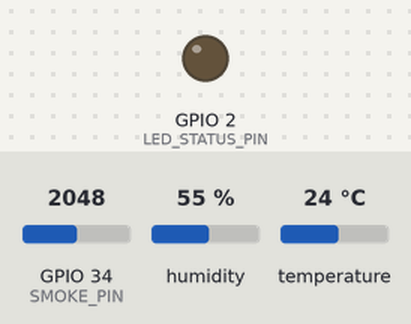
The sketch below on a simulated ESP32. Parts: output pins drawn as LEDs (lit = HIGH). Dashed ring = blinking. The test bench sets the inputs (shaded band); at power-on: GPIO 34 (SMOKE_PIN) = 2048, temperature 24 °C, humidity 55 %. WiFi joins after 1.5 s; servers stay silent unless stated; no MQTT or app messages arrive unless stated; what the sketch prints to the serial monitor is not drawn.

Above: at 1.1 s.
At 4.6 s:
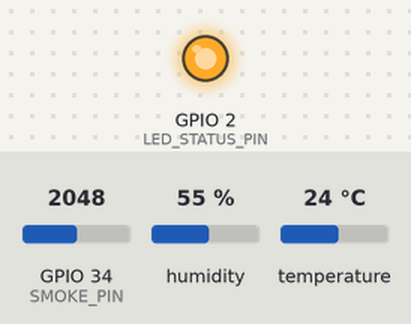
At 6.9 s:
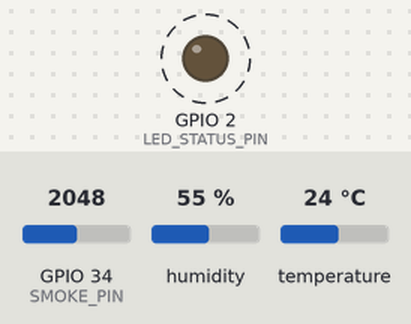
7.0 s: GPIO 34 (SMOKE_PIN) set to 1228
17.7 s: temperature set to 41 °C
Timing chart, 0 to 37.5 s (numbered marks = the images above; inputs shaded):
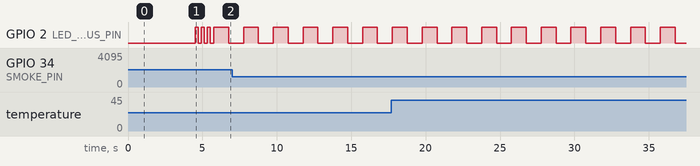

The sketch:

esp32-sensores.ino
```cpp
/*
 * ========================================
 * DISPOSITIVO 1: ESP32 COM SENSORES
 * Sistema IoT de Detecção de Queimadas
 * ========================================
 *
 * Hardware:
 * - ESP32
 * - DHT22 (Temperatura e Umidade)
 * - MQ-2 (Sensor de Fumaça)
 *
 * Função:
 * - Coleta dados dos sensores a cada 10 segundos
 * - Publica dados via MQTT no broker HiveMQ
 * - LED verde indica status OK
 *
 */

#include <WiFi.h>
#include <PubSubClient.h>
#include <DHT.h>
#include <ArduinoJson.h>

// ==========================================
// CONFIGURAÇÕES DE REDE
// ==========================================
#define WIFI_SSID "Wokwi-GUEST"
#define WIFI_PASS ""

// ==========================================
// CONFIGURAÇÕES MQTT
// ==========================================
#define MQTT_BROKER "broker.hivemq.com"
#define MQTT_PORT 1883
#define MQTT_TOPIC_DATA "iot/fire-detection/sensor-data"
#define MQTT_TOPIC_STATUS "iot/fire-detection/status"
#define MQTT_CLIENT_ID "ESP32-Sensores-Wokwi"

// ==========================================
// CONFIGURAÇÕES DE HARDWARE
// ==========================================
#define DHT_PIN 15          // DHT22
#define SMOKE_PIN 34        // MQ-2 (analógico)
#define LED_STATUS_PIN 2    // LED verde de status

#define DHT_TYPE DHT22

// ==========================================
// CONFIGURAÇÕES DE TIMING
// ==========================================
const unsigned long PUBLISH_INTERVAL = 10000;  // 10 segundos

// ==========================================
// OBJETOS GLOBAIS
// ==========================================
DHT dht(DHT_PIN, DHT_TYPE);
WiFiClient wifiClient;
PubSubClient mqtt(wifiClient);

unsigned long lastPublish = 0;

// ==========================================
// SETUP
// ==========================================
void setup() {
  Serial.begin(115200);
  delay(1000);

  Serial.println("\n========================================");
  Serial.println("  DISPOSITIVO 1: ESP32 COM SENSORES");
  Serial.println("========================================");

  // Configurar pinos
  pinMode(LED_STATUS_PIN, OUTPUT);
  digitalWrite(LED_STATUS_PIN, LOW);

  // Iniciar DHT22
  Serial.println("Inicializando DHT22...");
  dht.begin();
  delay(2000);

  // Conectar WiFi
  connectWiFi();

  // Configurar MQTT
  mqtt.setServer(MQTT_BROKER, MQTT_PORT);
  mqtt.setKeepAlive(60);

  Serial.println("Sistema pronto!");
  Serial.println("========================================\n");

  // LED pisca 3x para indicar inicialização
  for(int i=0; i<3; i++) {
    digitalWrite(LED_STATUS_PIN, HIGH);
    delay(200);
    digitalWrite(LED_STATUS_PIN, LOW);
    delay(200);
  }
}

// ==========================================
// LOOP PRINCIPAL
// ==========================================
void loop() {
  // Manter conexão MQTT
  if (!mqtt.connected()) {
    reconnectMQTT();
  }
  mqtt.loop();

  // Publicar dados periodicamente
  if (millis() - lastPublish >= PUBLISH_INTERVAL) {
    publishSensorData();
    lastPublish = millis();
  }

  // Piscar LED a cada segundo (heartbeat)
  static unsigned long lastBlink = 0;
  if (millis() - lastBlink >= 1000) {
    digitalWrite(LED_STATUS_PIN, !digitalRead(LED_STATUS_PIN));
    lastBlink = millis();
  }
}

// ==========================================
// CONECTAR WIFI
// ==========================================
void connectWiFi() {
  Serial.print("Conectando WiFi");
  WiFi.mode(WIFI_STA);
  WiFi.begin(WIFI_SSID, WIFI_PASS);

  while (WiFi.status() != WL_CONNECTED) {
    delay(500);
    Serial.print(".");
  }

  Serial.println("\nWiFi conectado!");
  Serial.print("IP: ");
  Serial.println(WiFi.localIP());
}

// ==========================================
// RECONECTAR MQTT
// ==========================================
void reconnectMQTT() {
  while (!mqtt.connected()) {
    Serial.print("Conectando MQTT...");

    if (mqtt.connect(MQTT_CLIENT_ID)) {
      Serial.println(" OK!");

      // Publicar status online
      mqtt.publish(MQTT_TOPIC_STATUS, "{\"device\":\"sensores\",\"status\":\"online\"}", true);

    } else {
      Serial.print(" Falha (rc=");
      Serial.print(mqtt.state());
      Serial.println(") - Tentando novamente em 5s");
      delay(5000);
    }
  }
}

// ==========================================
// PUBLICAR DADOS DOS SENSORES
// ==========================================
void publishSensorData() {
  Serial.println("\n--- Coletando Dados ---");

  // Ler sensores
  float temperature = dht.readTemperature();
  float humidity = dht.readHumidity();
  int smokeRaw = analogRead(SMOKE_PIN);
  int smokePPM = map(smokeRaw, 0, 4095, 50, 1000);
  smokePPM = constrain(smokePPM, 50, 1000);

  // Validar leituras
  if (isnan(temperature) || isnan(humidity)) {
    Serial.println("ERRO ao ler DHT22!");
    return;
  }

  // Exibir no Serial
  Serial.printf("Temperatura: %.1f°C\n", temperature);
  Serial.printf("Umidade: %.1f%%\n", humidity);
  Serial.printf("Fumaça: %d ppm\n", smokePPM);

  // Criar JSON
  StaticJsonDocument<256> doc;
  doc["device"] = "esp32-wokwi";
  doc["temperature"] = round(temperature * 10) / 10.0;
  doc["humidity"] = round(humidity * 10) / 10.0;
  doc["smoke"] = smokePPM;
  doc["alert"] = (temperature > 40 || smokePPM > 400);
  doc["timestamp"] = millis();

  String jsonString;
  serializeJson(doc, jsonString);

  // Publicar MQTT
  if (mqtt.publish(MQTT_TOPIC_DATA, jsonString.c_str())) {
    Serial.println("✓ Dados publicados!");
    Serial.println(jsonString);
  } else {
    Serial.println("✗ Falha ao publicar!");
  }

  Serial.println("------------------------\n");
}
```

Measured:
- by itself, GPIO 2 (LED_STATUS_PIN): alternates HIGH for 1.0 s and LOW for 1.0 s
